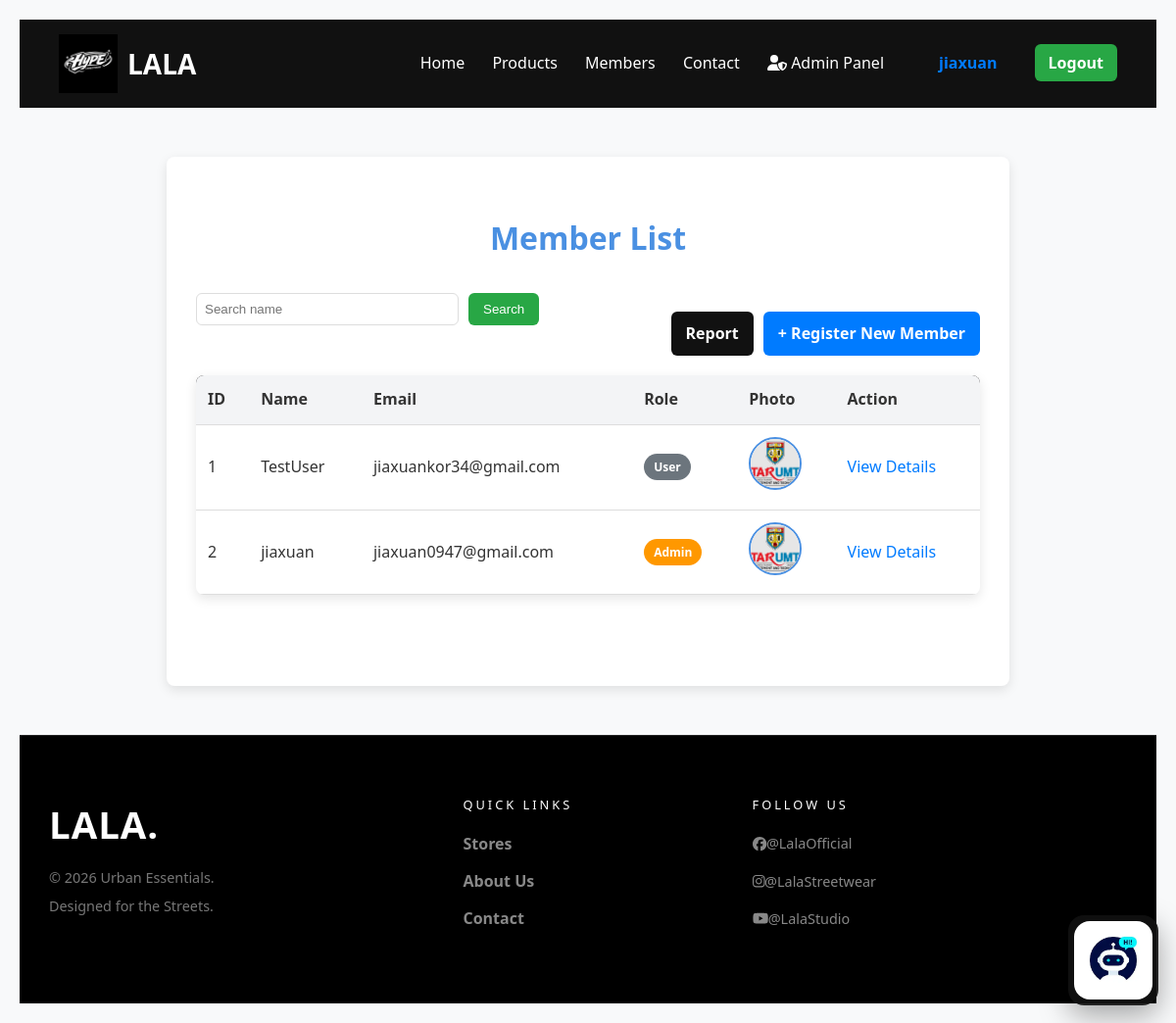
/public/member/index.php (signed in), run on the app's committed database.
### tables this page shows
CREATE TABLE `users` (
  `id` int(11) NOT NULL,
  `username` varchar(50) NOT NULL,
  `email` varchar(100) NOT NULL,
  `phone_num` varchar(15) NOT NULL,
  `password` varchar(255) NOT NULL,
  `role` enum('user','admin') NOT NULL DEFAULT 'user',
  `profile_image` varchar(255) NOT NULL DEFAULT '/assets/image/logo/default.png',
  `created_at` timestamp NOT NULL DEFAULT current_timestamp(),
  `reset_token` varchar(255) DEFAULT NULL,
  `reset_expiry` datetime DEFAULT NULL,
  `updated_at` timestamp NULL DEFAULT current_timestamp() ON UPDATE current_timestamp()
);

### public/member/index.php (the view, shortened to what this page needs)
<?php
require_once '../../config/db.php';
$search = "";
$params = [];
    if (isset($_GET['search']) && $_GET['search'] !== "") {
    $search = $_GET['search'];
    $sql = "SELECT id, username, email, role, profile_image, created_at FROM users WHERE (username LIKE ? OR email LIKE ?)";
    $params[] = "%$search%";
    $params[] = "%$search%";
} else {
    $sql = "SELECT id, username, email, role, profile_image, created_at FROM users";
}
$stmt = $_db->prepare($sql);
$stmt->execute($params);
$members = $stmt->fetchAll();
?>
<!DOCTYPE html>
<html lang="en">
<head>
    <link rel="stylesheet" href="member.css">
</head>
<body>
<?php include '../header.php'; ?>
<div class="container" style="margin-top: 50px; margin-bottom: 50px; min-height: 60vh;">
    <h2>Member List</h2>
    <div style="display: flex; justify-content: space-between; align-items: center; margin-bottom: 20px;">
        <form method="GET" style="display: flex; gap: 10px;">
            <input type="text" name="search" placeholder="Search name" value="<?php echo htmlspecialchars($search); ?>"
                   style="padding: 8px; border-radius: 6px; border: 1px solid #ddd; width: 250px;">
            <button type="submit" style="padding: 8px 15px; background: #28a745; color: white; border: none; border-radius: 6px; cursor: pointer;">Search</button>
        </form>
        <div style="display:flex; gap:10px; align-items:center;">
            <a href="report.php" class="btn-link" style="padding: 10px 15px; background: #111; color: white; text-decoration: none; border-radius: 6px; font-weight: bold;">Report</a>
            <a href="../register.php" class="btn-link" style="padding: 10px 15px; background: #007bff; color: white; text-decoration: none; border-radius: 6px; font-weight: bold;">+ Register New Member</a>
        </div>
    </div>
    <table style="width: 100%; border-collapse: collapse; background: white; border-radius: 8px; overflow: hidden; box-shadow: 0 4px 12px rgba(0,0,0,0.1);">
    <thead>
    <tr style="background: #111; color: white;">
        <th style="padding: 12px;">ID</th>
        <th style="padding: 12px;">Name</th>
        <th style="padding: 12px;">Email</th>
        <th style="padding: 12px;">Role</th>
        <th style="padding: 12px;">Photo</th>
        <th style="padding: 12px;">Action</th>
    </tr>
    </thead>
    <tbody>
    <?php if (count($members) > 0): ?>
        <?php foreach ($members as $row): ?>
        <tr style="text-align: center; border-bottom: 1px solid #eee;">
            <td style="padding: 12px;"><?php echo $row->id; ?></td>
            <td style="padding: 12px;"><?php echo htmlspecialchars($row->username); ?></td>
            <td style="padding: 12px;"><?php echo htmlspecialchars($row->email); ?></td>
            <td style="padding: 12px;">
                <?php
                    $role = $row->role ?? '';
                    $badgeBg = ($role === 'admin') ? '#ff9800' : '#6c757d';
                ?>
                <span style="display:inline-block; padding:4px 10px; border-radius:999px; background: <?php echo $badgeBg; ?>; color: white; font-size: 12px; font-weight: 700;">
                    <?php echo htmlspecialchars(ucfirst($role)); ?>
                </span>
            </td>
            <td style="padding: 12px;">
                <?php
                    $photo_src = $row->profile_image ?? '';
                    $photo_src = str_replace('\\', '/', $photo_src);
                    if ($photo_src === '' || $photo_src === null) {
                        $photo_src = "../../assets/image/logo/default.png";
                    } else {
                        $photo_src = ltrim($photo_src, '/');
                        $appRoot = '';
                        $photo_src = $appRoot . '/' . $photo_src;
                    }
                ?>
                <img src="<?php echo $photo_src; ?>" class="member-photo" width="50" height="50" style="border-radius: 50%; object-fit: cover;">
            </td>
            <td style="padding: 12px;">
                <a href="detail.php?id=<?php echo $row->id; ?>" style="color: #007bff; text-decoration: none;">View Details</a>
            </td>
        </tr>
        <?php endforeach; ?>
    <?php else: ?>
        <tr>
            <td colspan="6" style="padding: 20px; text-align: center;">No members found.</td>
        </tr>
    <?php endif; ?>
    </tbody>
    </table>
</div>
<?php include '../footer.php'; ?>
</body>
</html>

### public/header.php (shortened to what this page needs)
<?php
$appRoot = '';
$publicUrl = $appRoot . '/public';
$adminUrl = $appRoot . '/admin';
$assetsUrl = $appRoot . '/assets';
$sessionUser = $_SESSION['user'] ?? null;
$sessionUserRole = null;
$sessionUserName = '';
if (is_array($sessionUser)) {
    $sessionUserRole = $sessionUser['role'] ?? null;
    $sessionUserName = (string)($sessionUser['username'] ?? '');
} elseif (is_object($sessionUser)) {
    $sessionUserRole = $sessionUser->role ?? null;
    $sessionUserName = (string)($sessionUser->username ?? '');
}
$admin_href = $adminUrl . '/manageUser.php';
$products_href = ($sessionUserRole === 'admin') ? ($publicUrl . '/admin/index.php') : ($publicUrl . '/product.php');
$members_href = $publicUrl . '/member/index.php';
$home_href = $publicUrl . '/home.php';
$login_href = $publicUrl . '/login.php';
$register_href = $publicUrl . '/register.php';
$logout_href = $publicUrl . '/logout.php';
$showAiBot = true;
?>
<link rel="stylesheet" href="<?php echo $assetsUrl; ?>/css/header.css">
<link rel="stylesheet" href="<?php echo $assetsUrl; ?>/css/footer.css">
<link rel="stylesheet" href="https://cdnjs.cloudflare.com/ajax/libs/font-awesome/6.7.2/css/all.min.css">
<?php if ($showAiBot): ?>
<link rel="stylesheet" href="<?php echo $assetsUrl; ?>/css/chatbot.css">
<?php endif; ?>
<header>
    <a href="<?php echo $home_href; ?>" class="logo-link">
        <img src="<?php echo $assetsUrl; ?>/image/home/logo.png" class="logo">
        <span class="brand-name">LALA</span>
    </a>
    <nav class="nav-desktop">
        <div class="nav-links">
            <a href="<?php echo $home_href; ?>">Home</a>
            <a href="<?php echo $products_href; ?>">Products</a>
            <?php if($sessionUserRole === 'admin'): ?>
                <a href="<?php echo $members_href; ?>">Members</a>
            <?php endif; ?>
            <a href="<?php echo $home_href; ?>#contact">Contact</a>
            <?php if($sessionUserRole === 'admin'): ?>
                <a href="<?php echo $admin_href; ?>" class="admin-panel-link"><i class="fa-solid fa-user-shield"></i> Admin Panel</a>
            <?php endif; ?>
        </div>
        <div class="auth-buttons">
            <?php if($sessionUser): ?>
                <span class="user-greeting">
                    <a href="<?php echo $publicUrl; ?>/profile.php" class="user-name-link">
                        <?php echo htmlspecialchars($sessionUserName !== '' ? $sessionUserName : 'User'); ?>
                    </a>
                </span>
                <a href="<?php echo $logout_href; ?>" class="login-btn">Logout</a>
            <?php else: ?>
                <a href="<?php echo $login_href; ?>" class="login-btn">Login</a>
                <a href="<?php echo $register_href; ?>" class="register-btn">Sign Up</a>
            <?php endif; ?>
        </div>
    </nav>
</header>
<?php if ($showAiBot): ?>
<div class="ai-bot-float" id="aiBotFloat" aria-label="AI Bot">
    <img class="ai-bot-logo" src="<?php echo $publicUrl; ?>/member/uploads/ai bot.webp" alt="AI">
</div>
<?php endif; ?>

### public/member/member.css (style rules this page uses)
:root { --primary-color: #4a90e2; --secondary-color: #f3f4f6; --text-color: #333; --border-color: #ddd; --success-color: #28a745; --danger-color: #dc3545; }
body { font-family: 'Segoe UI', Tahoma, Geneva, Verdana, sans-serif; background-color: #f8f9fa; color: var(--text-color); line-height: 1.6; margin: 0; padding: 20px; }
.container { max-width: 800px; margin: 0 auto; background-color: #fff; padding: 30px; border-radius: 8px; box-shadow: 0 4px 12px rgba(0, 0, 0, 0.1); }
h2 { color: var(--primary-color); text-align: center; margin-bottom: 30px; font-size: 2rem; }
form { margin-bottom: 30px; display: flex; flex-wrap: wrap; gap: 10px; justify-content: center; }
form input[type="text"], form input[type="email"], form input[type="file"] { padding: 10px; border: 1px solid var(--border-color); border-radius: 4px; flex: 1; min-width: 200px; }
form button { padding: 10px 20px; background-color: var(--primary-color); color: white; border: none; border-radius: 4px; cursor: pointer; transition: background-color 0.3s; }
table { width: 100%; border-collapse: collapse; margin-top: 20px; }
th, td { padding: 15px; text-align: left; border-bottom: 1px solid var(--border-color); }
th { background-color: var(--secondary-color); color: var(--text-color); font-weight: 600; }
img.member-photo { border-radius: 50%; object-fit: cover; border: 2px solid var(--primary-color); }
a { color: var(--primary-color); text-decoration: none; transition: color 0.3s; }
.btn-link { display: inline-block; padding: 10px 20px; background-color: var(--secondary-color); color: var(--text-color); border-radius: 4px; margin-top: 20px; }

### assets/css/header.css (style rules this page uses)
header { background:#111; color:white; display:flex; justify-content:space-between; align-items:center; padding:15px 40px; position:sticky; top:0; z-index:1000; }
.logo-link { display:flex; align-items:center; gap:10px; text-decoration:none; }
.logo { height:60px; }
.brand-name { font-size:28px; font-weight:bold; color:white; }
.nav-desktop { display:flex; align-items:center; gap:20px; }
.nav-links a { color:white; margin:0 12px; text-decoration:none; font-weight:500; }
.user-name-link { color: #007bff; font-weight: bold; text-decoration: none; margin-right: 10px; }
.auth-buttons a { margin-left:10px; padding:8px 14px; border-radius:6px; font-weight:bold; text-decoration:none; }
.login-btn { background:#28a745; color:white; }

### assets/css/chatbot.css (style rules this page uses)
.ai-bot-float { position: fixed; right: 18px; bottom: 18px; width: 92px; height: 92px; border-radius: 16px; background: rgba(17, 17, 17, 0.92); box-shadow: 0 10px 30px rgba(0,0,0,0.35); display: flex; align-items: center; justify-content: center; cursor: grab; z-index: 9999; user-select: none; touch-action: none; }
.ai-bot-logo { width: 80px; height: 80px; border-radius: 16px; object-fit: cover; }

### data on the page
users: username "jiaxuan", id "2", email "jiaxuan0947@gmail.com", role "Admin"
users: id "1", username "TestUser", email "jiaxuankor34@gmail.com", role "User"
